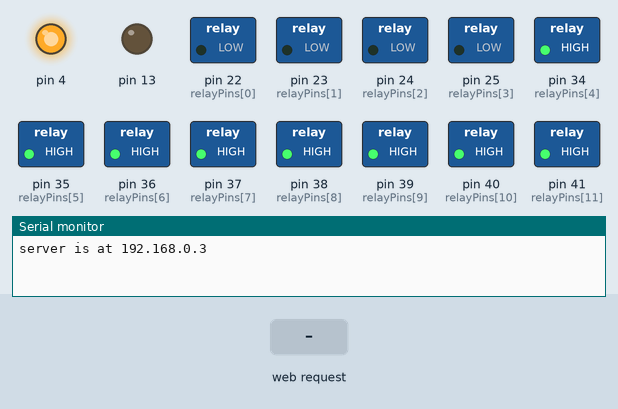
Recording of a sketch running on a simulated Arduino Mega 2560, built for the host (arithmetic inside an expression is 32-bit, double 64-bit). On the bench: switched loads named in the sketch (green lamp = pin HIGH), output pins drawn as LEDs (lit = HIGH), the last lines printed to the serial monitor. Inputs (shaded band) come from the test bench. WiFi joins after 1.5 s; servers stay silent unless stated.

Above: at 1.2 s.
1.3 s: HTTP request GET /set? received
At 20.4 s:
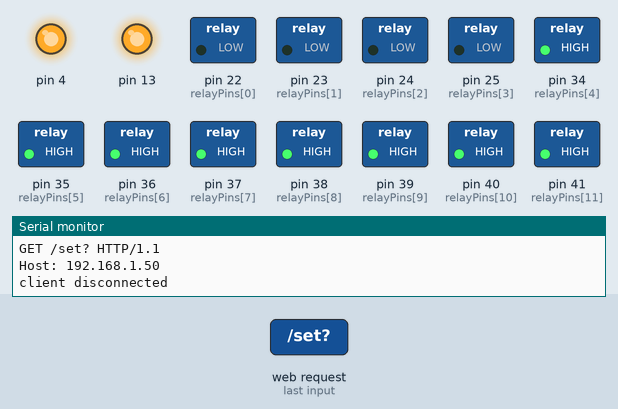
Timing chart, 0 to 41.5 s (numbered marks = the images above; inputs shaded):
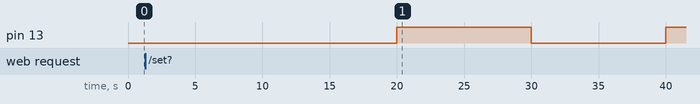

The sketch:

Sprinkler.ino
```cpp
#include <SPI.h>
#include <Ethernet.h>
#include <EthernetUdp.h>

byte mac[] = { 0xDE, 0xAD, 0xBE, 0xEF, 0xFE, 0xED };
IPAddress ip(192, 168, 0, 3);
EthernetServer server(80);
EthernetUDP udpSender;

char line[2000];
unsigned long lastCurrentMillis = millis();
unsigned long lastUdp = millis();
bool led = true;

int relayStatuses[14] = {0, 0, 0, 0, 0, 0, 0, 0, 0, 0, 0, 0, 0, 0 };
long relayTimeout[14] = {0, 0, 0, 0, 0, 0, 0, 0, 0, 0, 0, 0, 0, 0 };
long relayStartAfter[14] = {-1, -1, -1, -1, -1, -1, -1, -1, -1, -1, -1, -1, -1, -1 };
int relayPins[14] = {22, 23, 24, 25, 34, 35, 36, 37, 38, 39, 40, 41, 42, 43};
int on[14] = {HIGH, HIGH, HIGH, HIGH, LOW, LOW, LOW, LOW, LOW, LOW, LOW, LOW, HIGH, HIGH};
int off[14] = {LOW, LOW, LOW, LOW, HIGH, HIGH, HIGH, HIGH, HIGH, HIGH, HIGH, HIGH, LOW, LOW};
IPAddress broadcast(255, 255, 255, 255);
const int BROADCAST_PORT = 37970;

void setup() {
  // disable SD card
  pinMode(4, OUTPUT);
  digitalWrite(4, HIGH);

  Serial.begin(9600);
  Ethernet.begin(mac, ip);
  server.begin();
  udpSender.begin(81);
  Serial.print("server is at ");
  Serial.println(Ethernet.localIP());
  for (int i = 0; i < 14; i++) {
    pinMode(relayPins[i], OUTPUT);
    digitalWrite(relayPins[i], off[i]);
  }
     pinMode(13, OUTPUT);

}

void readLine(EthernetClient client) {
  int delays = 0;
  int charCount = 0;
  while (client.connected() && (charCount == 0 || line[charCount - 1] != '\n') && charCount < 2000 - 1 && delays < 10000) {
    if (client.available()) {
      line[charCount++] = client.read();
    } else {
      delay(1);
      delays++;
    }
  }
  line[charCount++] = 0;
  Serial.write(line);
}

bool startsWith(const char* prefix, char* in) {
  int i = 0;
  while (in[i] != 0 && prefix[i] != 0) {
    if (in[i] != prefix[i]) {
      return false;
    }
    i++;
  }
  return prefix[i] == 0;
}

int length(char* str) {
  int i = 0;
  while (str[i] != 0) {
    i++;
  }
  return i;
}

long parseParamValue(char* paramValue) {
  int i = 0;
  long param = 0;
  while (paramValue[i] != 0 && paramValue[i] != '&' && paramValue[i] != ' ') {
    param = param * 10 + paramValue[i] - '0';
    i++;
  }
  return param;
}

long getParam(char* getLine, char* param) {
  int i = 0;
  int lineLength = length(getLine);
  int paramLength = length(param);
  while (getLine[i] != 0) {
    if (startsWith(param, getLine + i) && i + paramLength + 1 < lineLength){
      return parseParamValue(getLine + i + length(param) + 1);
    }
    i++;
  }
  return -1;
}


void parseLine() {
  if (startsWith("GET /set?", line)) {
    char valueParamName[] = "val0";
    char timeParamName[] = "tim0";
    char startAfterParamName[] = "aft0";
    for (int i = 0; i < 14; i++) {
      int offset = i;
      if (i >= 10) {
        offset += ('A' - '9' - 1);
      }
      valueParamName[3] = '0' + offset;
      timeParamName[3] = '0' + offset;
      startAfterParamName[3] = '0' + offset;

      long value = getParam(line, valueParamName);
      long time = getParam(line, timeParamName);
      long startAfter = getParam(line, startAfterParamName);

      relayStartAfter[i] = -1;
      relayStatuses[i] = 0;
      relayTimeout[i] = time;
      if (value != 1) {
        digitalWrite(relayPins[i], off[i]);
      } else {
        if (startAfter > 0) {
          relayStartAfter[i] = startAfter;
          digitalWrite(relayPins[i], off[i]);
        } else {
          relayStatuses[i] = 1;
          digitalWrite(relayPins[i], on[i]);
        }
      }
    }
  }
}

void loop() {
  Ethernet.maintain();
  unsigned long currentMillis = millis();
  unsigned long toSubtract = currentMillis - lastCurrentMillis;
  if (currentMillis < lastCurrentMillis) {
    lastCurrentMillis = currentMillis;
    return;
  }
  lastCurrentMillis = currentMillis;

  if (abs(currentMillis - lastUdp) > 10000) {
     udpSender.beginPacket(broadcast, BROADCAST_PORT);
     udpSender.write("sprinkler");
     udpSender.endPacket();
     lastUdp = currentMillis;
     led = !led;
     if (led) {
      digitalWrite(13, HIGH);
     } else {
      digitalWrite(13, LOW);
     }
  }

  for (int i = 0; i < 14; i++) {
    if (relayStatuses[i] > 0) {
       if (relayTimeout[i] <= toSubtract) {
         relayStartAfter[i] = -1;
         relayStatuses[i] = 0;
         relayTimeout[i] = 0;
         digitalWrite(relayPins[i], off[i]);
       } else {
         relayTimeout[i] = relayTimeout[i] - toSubtract;
       }
    } else if (relayStartAfter[i] >= 0) {
      if (relayStartAfter[i] <= toSubtract) {
        relayStartAfter[i] = -1;
        relayStatuses[i] = 1;
        digitalWrite(relayPins[i], on[i]);
      } else {
        relayStartAfter[i] = relayStartAfter[i] - toSubtract;
      }
    }
  }

  EthernetClient client = server.available();
  if (client) {
    Serial.println("new client");
    int loopCount = 0;
    do {
      readLine(client);
      parseLine();
      loopCount++;
    } while (line[0] != '\n' && line[0] != '\r' && line[0] != 0 && loopCount < 100);

    client.println("HTTP/1.1 200 OK");
    client.println("Content-Type: application/json");
    client.println("Connection: close");
    client.println();
    client.println("{");
    for (int i = 0; i < 14; i++) {
      client.print("\"relay");
      client.print(i);
      client.print("\": \"");
      client.print(relayStatuses[i]);
      client.print("\", \"startAfter");
      client.print(i);
      client.print("\": \"");
      client.print(relayStartAfter[i]);
      client.print("\", \"timeout");
      client.print(i);
      client.print("\": \"");
      client.print(relayTimeout[i]);
      client.print("\"");
      if (i != 13) {
        client.println(", ");
      }
    }
    client.println();
    client.println("}");
    client.flush();
    client.stop();
    Serial.println("client disconnected");
  }
}
```
